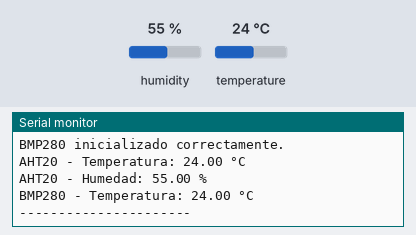
Simulated run of this sketch. Board: ESP32. Shown: the last lines printed to the serial monitor. Inputs (shaded band) come from the test bench; at power-on: humidity 55 %, temperature 24 °C.

Above: at 1.2 s.
1.3 s: humidity set to 22 %
At 2.6 s:
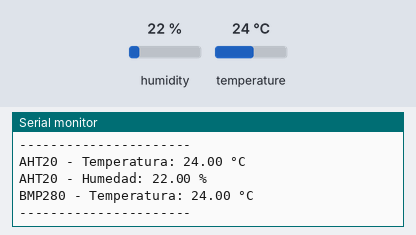
2.8 s: temperature set to 12 °C
4.3 s: humidity set to 40 %
At 5.7 s:
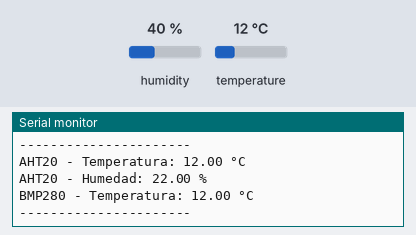
Timing chart, 0 to 7.3 s (numbered marks = the images above; inputs shaded):
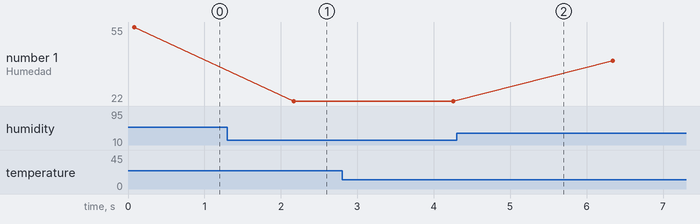

Measured:
- after the input at 1.3 s, the serial monitor: prints a new line after 0.87 s (image 1)
- plotted number 1: 55 → 22 after the input at 1.3 s, 22 → 40 after the input at 4.3 s

The sketch:

prueba_adri.ino
```cpp
#include <Wire.h>
#include <Adafruit_AHTX0.h>
#include <Adafruit_BMP280.h>

// Instanciar sensores
Adafruit_AHTX0 aht20;
Adafruit_BMP280 bmp280;

void setup() {
    Serial.begin(115200);
    Wire.begin(35, 34);  // SDA = GPIO6, SCL = GPIO7

    // Inicializar AHT20
    if (!aht20.begin()) {
        Serial.println("No se encontró el sensor AHT20.");
        while (1);
    }
    Serial.println("AHT20 inicializado correctamente.");

    // Inicializar BMP280
    if (!bmp280.begin(0x76)) {  // Asegúrate de usar la dirección correcta (0x76 o 0x77)
        Serial.println("No se encontró el sensor BMP280.");
        while (1);
    }
    Serial.println("BMP280 inicializado correctamente.");
}

void loop() {
    // Lectura del AHT20
    sensors_event_t temp_event, humidity_event;
    aht20.getEvent(&humidity_event, &temp_event);

    // Lectura del BMP280
    float temperatureBMP = bmp280.readTemperature();

    // Imprimir resultados
    Serial.print("AHT20 - Temperatura: "); Serial.print(temp_event.temperature); Serial.println(" °C");
    Serial.print("AHT20 - Humedad: "); Serial.print(humidity_event.relative_humidity); Serial.println(" %");

    Serial.print("BMP280 - Temperatura: "); Serial.print(temperatureBMP); Serial.println(" °C");

    Serial.println("----------------------");
    delay(2000);  // Esperar 2 segundos
}
```
